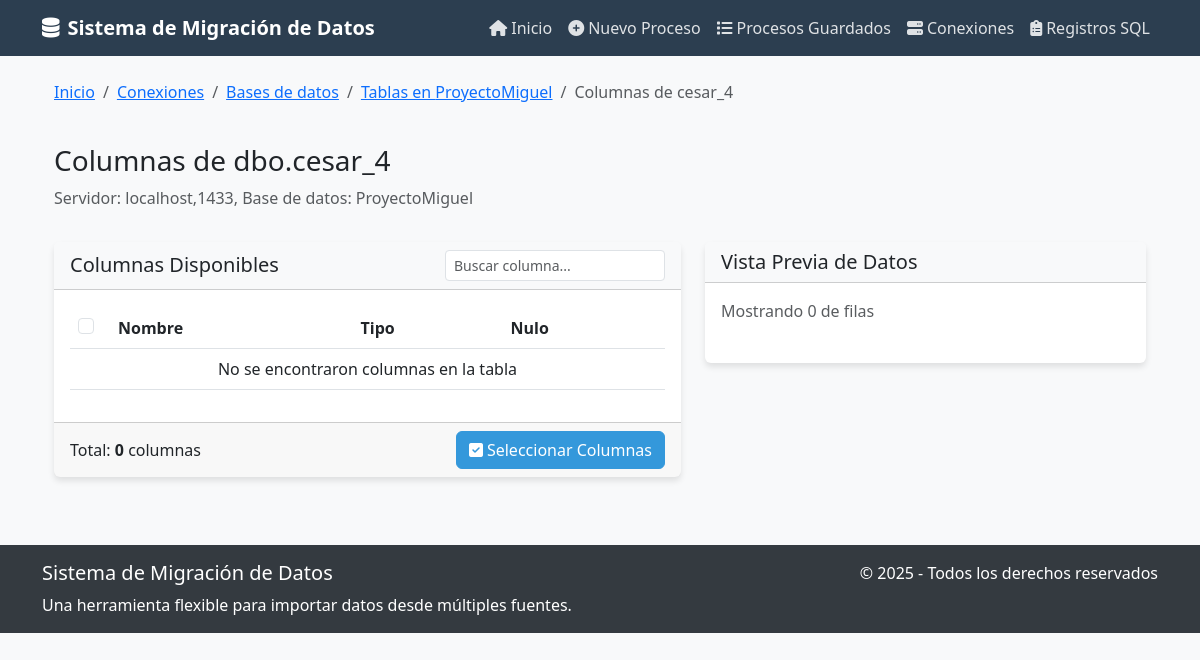
Before: /automatizacion/sql/connection/33/table/cesar_4/columns/ with the older database file.
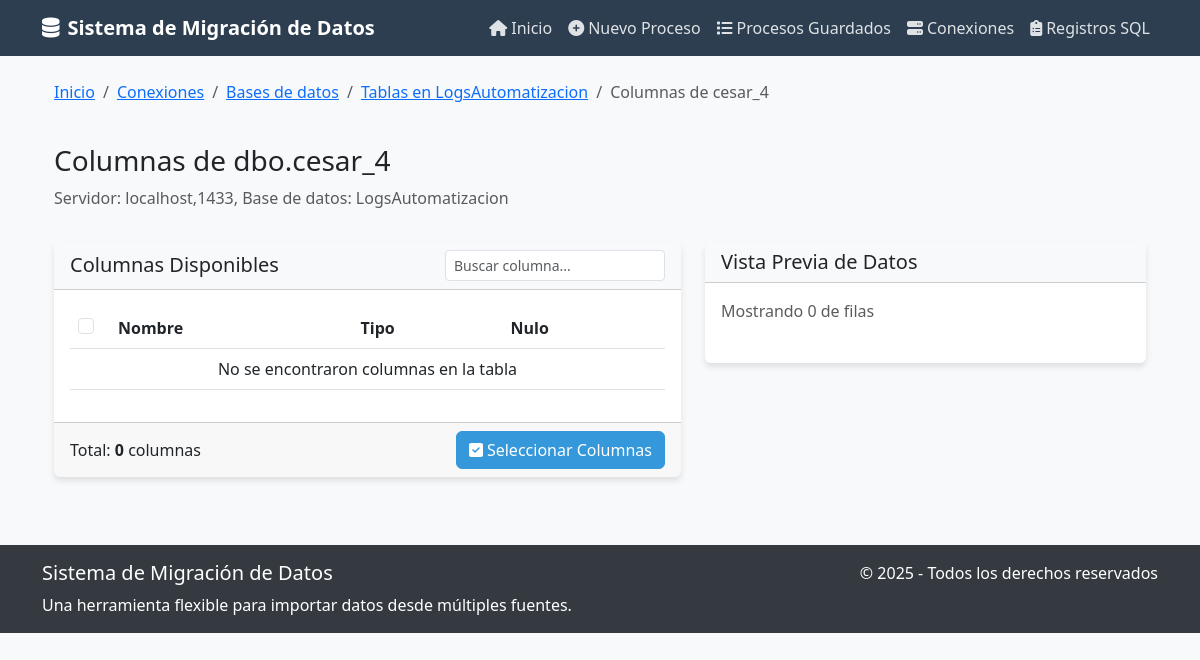
After: the same page with the newer database file.
### automatizacion/models.py (models this page shows, shortened)
class DatabaseConnection(models.Model):
    name = models.CharField(max_length=100, unique=True)
    server = models.CharField(max_length=255)
    username = models.CharField(max_length=100)
    password = models.CharField(max_length=255)
    port = models.IntegerField(default=1433)
    created_at = models.DateTimeField(auto_now_add=True)
    last_used = models.DateTimeField(null=True, blank=True)
    selected_database = models.CharField(max_length=100, blank=True, null=True)
    available_databases = models.JSONField(null=True, blank=True)

### automatizacion/views.py (the view)
# urls.py: path('sql/connection/<int:connection_id>/table/<str:table_name>/columns/', views.list_sql_columns, name='list_sql_columns'),
def list_sql_columns(request, connection_id, table_name):
    connection = get_object_or_404(DatabaseConnection, pk=connection_id)
    if not connection.selected_database:
        messages.warning(request, 'Debe seleccionar una base de datos primero')
        return redirect('automatizacion:list_sql_databases', connection_id=connection_id)
    try:
        parts = table_name.split('.')
        if len(parts) == 2:
            schema, table = parts
        else:
            schema = 'dbo'  # Esquema por defecto
            table = table_name
        if not schema or not table:
            messages.error(request, 'Nombre de tabla inválido. Formato esperado: [esquema].[tabla]')
            return redirect('automatizacion:list_sql_tables', connection_id=connection_id)
        connector = SQLServerConnector(
            connection.server,
            connection.username,
            connection.password,
            connection.port
        )
        if not connector.select_database(connection.selected_database):
            messages.error(request, f'No se pudo conectar a la base de datos {connection.selected_database}')
            return redirect('automatizacion:list_sql_databases', connection_id=connection_id)
    except Exception as e:
        messages.error(request, f'Error al procesar el nombre de la tabla: {str(e)}')
        return redirect('automatizacion:list_sql_tables', connection_id=connection_id)
    columns = connector.get_table_columns(schema, table)
    preview = connector.get_table_preview(schema, table)
    source, created = DataSource.objects.get_or_create(
        source_type='sql',
        connection=connection,
        defaults={'name': f"SQL - {connection.name}"}
    )
    context = {
        'connection': connection,
        'schema': schema,
        'table_name': table,
        'full_table_name': f"{schema}.{table}",
        'columns': columns,
        'preview': preview,
        'source': source
    }
    return render(request, 'automatizacion/list_sql_columns.html', context)

### automatizacion/utils.py (called while the page is built)
    def connect(self, database=None):
        try:
            db_to_use = database if database is not None else self.database
            if db_to_use:
                connection_string = f"DRIVER={{ODBC Driver 17 for SQL Server}};SERVER={self.server},{self.port};DATABASE={db_to_use};UID={self.username};PWD={self.password}"
            else:
                connection_string = f"DRIVER={{ODBC Driver 17 for SQL Server}};SERVER={self.server},{self.port};UID={self.username};PWD={self.password}"
            self.conn = pyodbc.connect(connection_string)
            if database is not None:
                self.database = database
            return True
        except Exception as e:
            print(f"Error al conectar a SQL Server: {str(e)}")
            return False

    def select_database(self, database_name):
        self.disconnect()
        success = self.connect(database=database_name)
        if success:
            self.database = database_name
            return True
        return False

    def disconnect(self):
        if self.conn:
            self.conn.close()
            self.conn = None

### automatizacion/templates/automatizacion/list_sql_columns.html (shortened to what the changed rows need)
{% extends 'base.html' %}
{% load static %}
{% load custom_filters %}
{% block content %}
<div class="container my-4">
    <div class="row mb-4">
        <div class="col">
            <nav aria-label="breadcrumb">
                <ol class="breadcrumb">
                    <li class="breadcrumb-item"><a href="{% url 'automatizacion:list_sql_tables' connection.id %}">Tablas en {{ connection.selected_database }}</a></li>
                </ol>
            </nav>
        </div>
    </div>
    <div class="row mb-3">
        <div class="col">
            <h1 class="h3">Columnas de {{ full_table_name }}</h1>
            <p class="text-muted">
                Servidor: {{ connection.server }},
                Base de datos: {{ connection.selected_database }}
            </p>
        </div>
    </div>
    <div class="row mb-4">
        <div class="col-lg-7">
            <div class="card">
                <div class="card-header bg-light d-flex justify-content-between align-items-center">
                    <h2 class="h5 mb-0 text-dark">Columnas Disponibles</h2>
                </div>
                <div class="card-body">
                    <div class="table-responsive">
                        <table class="table table-hover" id="columnsTable">
                            <thead>
                                <tr>
                                    <th width="1%">
                                        <div class="form-check">
                                            <input class="form-check-input" type="checkbox" id="selectAllColumns">
                                        </div>
                                    </th>
                                    <th>Nombre</th>
                                    <th>Tipo</th>
                                    <th>Nulo</th>
                                </tr>
                            </thead>
                        </table>
                    </div>
                </div>
            </div>
        </div>
        <div class="col-lg-5">
            <div class="card mb-4">
                <div class="card-header bg-light">
                    <h2 class="h5 mb-0 text-dark">Vista Previa de Datos</h2>
                </div>
            </div>
        </div>
    </div>
</div>
{% endblock %}

Changed rows visible on the page:
changed DatabaseConnection "localhost,1433": selected_database "ProyectoMiguel" → "LogsAutomatizacion"
